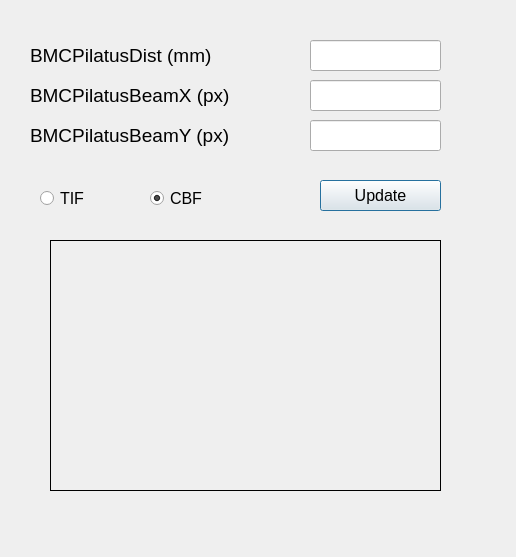
<?xml version="1.0" encoding="UTF-8"?>
<ui version="4.0">
 <class>Dialog</class>
 <widget class="QDialog" name="Dialog">
  <property name="geometry">
   <rect>
    <x>0</x>
    <y>0</y>
    <width>516</width>
    <height>557</height>
   </rect>
  </property>
  <property name="windowTitle">
   <string>Calibration</string>
  </property>
  <widget class="QLabel" name="L1">
   <property name="geometry">
    <rect>
     <x>30</x>
     <y>40</y>
     <width>241</width>
     <height>31</height>
    </rect>
   </property>
   <property name="font">
    <font>
     <pointsize>14</pointsize>
    </font>
   </property>
   <property name="text">
    <string>BMCPilatusDist (mm)</string>
   </property>
  </widget>
  <widget class="QLabel" name="L2">
   <property name="geometry">
    <rect>
     <x>30</x>
     <y>80</y>
     <width>241</width>
     <height>31</height>
    </rect>
   </property>
   <property name="font">
    <font>
     <pointsize>14</pointsize>
    </font>
   </property>
   <property name="text">
    <string>BMCPilatusBeamX (px)</string>
   </property>
  </widget>
  <widget class="QLabel" name="L3">
   <property name="geometry">
    <rect>
     <x>30</x>
     <y>120</y>
     <width>241</width>
     <height>31</height>
    </rect>
   </property>
   <property name="font">
    <font>
     <pointsize>14</pointsize>
    </font>
   </property>
   <property name="text">
    <string>BMCPilatusBeamY (px)</string>
   </property>
  </widget>
  <widget class="QRadioButton" name="R1">
   <property name="geometry">
    <rect>
     <x>40</x>
     <y>190</y>
     <width>82</width>
     <height>17</height>
    </rect>
   </property>
   <property name="font">
    <font>
     <pointsize>12</pointsize>
    </font>
   </property>
   <property name="text">
    <string>TIF</string>
   </property>
  </widget>
  <widget class="QRadioButton" name="R2">
   <property name="geometry">
    <rect>
     <x>150</x>
     <y>190</y>
     <width>82</width>
     <height>17</height>
    </rect>
   </property>
   <property name="font">
    <font>
     <pointsize>12</pointsize>
    </font>
   </property>
   <property name="text">
    <string>CBF</string>
   </property>
   <property name="checked">
    <bool>true</bool>
   </property>
  </widget>
  <widget class="QPushButton" name="B1">
   <property name="geometry">
    <rect>
     <x>320</x>
     <y>180</y>
     <width>121</width>
     <height>31</height>
    </rect>
   </property>
   <property name="font">
    <font>
     <pointsize>12</pointsize>
    </font>
   </property>
   <property name="text">
    <string>Update</string>
   </property>
  </widget>
  <widget class="QLabel" name="CrysAlis">
   <property name="geometry">
    <rect>
     <x>50</x>
     <y>240</y>
     <width>391</width>
     <height>251</height>
    </rect>
   </property>
   <property name="font">
    <font>
     <pointsize>14</pointsize>
    </font>
   </property>
   <property name="frameShape">
    <enum>QFrame::Box</enum>
   </property>
   <property name="text">
    <string/>
   </property>
  </widget>
  <widget class="QLineEdit" name="T1">
   <property name="geometry">
    <rect>
     <x>310</x>
     <y>40</y>
     <width>131</width>
     <height>31</height>
    </rect>
   </property>
  </widget>
  <widget class="QLineEdit" name="T2">
   <property name="geometry">
    <rect>
     <x>310</x>
     <y>80</y>
     <width>131</width>
     <height>31</height>
    </rect>
   </property>
  </widget>
  <widget class="QLineEdit" name="T3">
   <property name="geometry">
    <rect>
     <x>310</x>
     <y>120</y>
     <width>131</width>
     <height>31</height>
    </rect>
   </property>
  </widget>
 </widget>
 <resources/>
 <connections/>
</ui>
